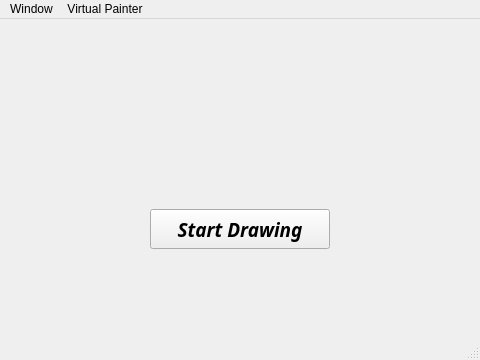
<?xml version="1.0" encoding="UTF-8"?>
<ui version="4.0">
 <class>AeroPaint</class>
 <widget class="QMainWindow" name="AeroPaint">
  <property name="geometry">
   <rect>
    <x>0</x>
    <y>0</y>
    <width>480</width>
    <height>360</height>
   </rect>
  </property>
  <property name="minimumSize">
   <size>
    <width>480</width>
    <height>360</height>
   </size>
  </property>
  <property name="maximumSize">
   <size>
    <width>480</width>
    <height>360</height>
   </size>
  </property>
  <property name="windowTitle">
   <string>AeroPaint</string>
  </property>
  <widget class="QWidget" name="centralwidget">
   <widget class="QLabel" name="logo">
    <property name="enabled">
     <bool>true</bool>
    </property>
    <property name="geometry">
     <rect>
      <x>90</x>
      <y>60</y>
      <width>300</width>
      <height>80</height>
     </rect>
    </property>
    <property name="styleSheet">
     <string notr="true"/>
    </property>
    <property name="text">
     <string>&lt;html&gt;&lt;head/&gt;&lt;body&gt;&lt;p&gt;&lt;img src=&quot;:/newPrefix/AeroPaintLogo.png&quot;/&gt;&lt;/p&gt;&lt;/body&gt;&lt;/html&gt;</string>
    </property>
    <property name="alignment">
     <set>Qt::AlignCenter</set>
    </property>
   </widget>
   <widget class="QPushButton" name="pushButton">
    <property name="geometry">
     <rect>
      <x>150</x>
      <y>190</y>
      <width>180</width>
      <height>40</height>
     </rect>
    </property>
    <property name="font">
     <font>
      <family>Sawasdee</family>
      <pointsize>14</pointsize>
      <weight>75</weight>
      <italic>true</italic>
      <bold>true</bold>
     </font>
    </property>
    <property name="text">
     <string>Start Drawing</string>
    </property>
   </widget>
  </widget>
  <widget class="QMenuBar" name="menubar">
   <property name="geometry">
    <rect>
     <x>0</x>
     <y>0</y>
     <width>480</width>
     <height>20</height>
    </rect>
   </property>
   <widget class="QMenu" name="menumenu">
    <property name="title">
     <string>Window</string>
    </property>
    <addaction name="actionClose"/>
   </widget>
   <widget class="QMenu" name="menuVirtual_Painter">
    <property name="title">
     <string>Virtual Painter</string>
    </property>
    <addaction name="actionStart"/>
   </widget>
   <addaction name="menumenu"/>
   <addaction name="menuVirtual_Painter"/>
  </widget>
  <widget class="QStatusBar" name="statusbar"/>
  <action name="actionstart">
   <property name="text">
    <string>Start</string>
   </property>
  </action>
  <action name="actionClose">
   <property name="text">
    <string>Close</string>
   </property>
  </action>
  <action name="actionStart">
   <property name="text">
    <string>Start Drawing</string>
   </property>
  </action>
 </widget>
 <resources>
  <include location="../assets/logo.qrc"/>
 </resources>
 <connections/>
</ui>
